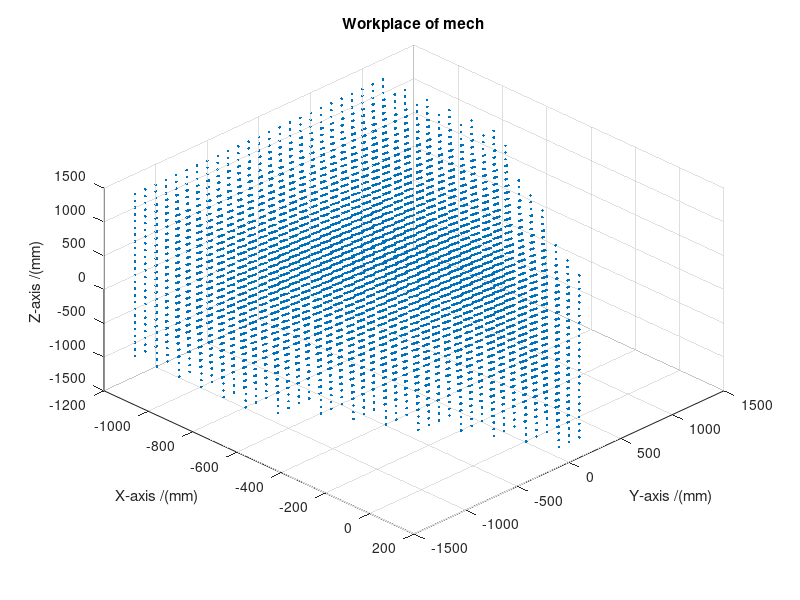

The MATLAB script that drew this image:
clc
clear;
%close all
tic
U=1200;
W=150;
L=250;
H=100;
i=1;
%---------------------------------平台基本尺寸（可以进行改动）---------------------------------
Col=zeros(8,20);
for x_now=-U:100:U
  for y_now=-U:100:U
      for z_now=-U:100:U


L1_point_x = - U;                                             
L1_point_y = - U;
L1_point_z = - U;
Point_1=[L1_point_x;L1_point_y;L1_point_z];

L2_point_x = - U;                
L2_point_y = U;
L2_point_z = - U;
Point_2=[L1_point_x;L2_point_y;L2_point_z];

L3_point_x = U;                                          
L3_point_y = U;
L3_point_z = - U;
Point_3=[L3_point_x;L3_point_y;L3_point_z];

L4_point_x = U;                                          
L4_point_y = - U;
L4_point_z = - U;
Point_4=[L4_point_x;L4_point_y;L4_point_z];

L5_point_x = - U;                                            
L5_point_y = - U;
L5_point_z = U;
Point_5=[L5_point_x;L5_point_y;L5_point_z];


L6_point_x = - U;                                 
L6_point_y = U;
L6_point_z = U;
Point_6=[L6_point_x;L6_point_y;L6_point_z];

L7_point_x = U;                                        
L7_point_y = U;
L7_point_z = U;
Point_7=[L7_point_x;L7_point_y;L7_point_z];

L8_point_x = U;                                      
L8_point_y = - U;
L8_point_z = U;
Point_8=[L8_point_x;L8_point_y;L8_point_z];


Roll_now_degree=0;
Pitch_now_degree=0;
Yaw_now_degree=0;

    P = [x_now;y_now;z_now];                                                       %动平台相对于静平台的实时位置
    
    TransM = [cosd(Pitch_now_degree) * cosd(Yaw_now_degree), sind(Roll_now_degree) * sind(Pitch_now_degree) * cosd(Yaw_now_degree) - cosd(Roll_now_degree) * sind(Yaw_now_degree), sind(Roll_now_degree) * sind(Yaw_now_degree) + cosd(Roll_now_degree) * sind(Pitch_now_degree) * cosd(Yaw_now_degree);cosd(Pitch_now_degree) * sind(Yaw_now_degree), cosd(Roll_now_degree) * cosd(Yaw_now_degree) + sind(Roll_now_degree) * sind(Pitch_now_degree) * sind(Yaw_now_degree), cosd(Roll_now_degree) * sind(Pitch_now_degree) * sind(Yaw_now_degree) - sind(Roll_now_degree) * cosd(Yaw_now_degree); - sind(Pitch_now_degree), sind(Roll_now_degree) * cosd(Pitch_now_degree), cosd(Roll_now_degree) * cosd(Pitch_now_degree)];
    %XYZ旋转矩阵
    %-----------------------------------------计算八个铰点的位置矢量----------------------------------
    
    
% load_1 = [ - 200; - 150; - 100];                                                   
% load_2 = [ - 200;150; - 100];  
% load_3 = [200;150; - 100];     
% load_4 = [200; - 150; - 100]; 
% load_5 = [ - 200; - 150;100];
% load_6 = [ - 200;150;100]; 
% load_7 = [200;150;100];        
% load_8 = [200; - 150;100];  
    
load_1 = [ - W; - L; - H];                                                   
load_2 = [ - W;L; - H];  
load_3 = [W;L; - H];     
load_4 = [W; - L; - H]; 
load_5 = [ - W; - L;H];
load_6 = [ - W;L;H]; 
load_7 = [W;L;H];        
load_8 = [W; - L;H];  


    now_1 = TransM * load_1 + P;
    x_1_1 = now_1(1, 1);
    y_1_1 = now_1(2, 1);
    z_1_1 = now_1(3, 1);
    

    now_2 = TransM * load_2 + P;
    x_2 = now_2(1, 1);
    y_2 = now_2(2, 1);
    z_2 = now_2(3, 1);
    

    now_3 = TransM * load_3 + P;
    x_3 = now_3(1, 1);
    y_3 = now_3(2, 1);
    z_3 = now_3(3, 1);
    

    now_4 = TransM * load_4 + P;
    x_4 = now_4(1, 1);
    y_4 = now_4(2, 1);
    z_4 = now_4(3, 1);
    

    now_5 = TransM * load_5 + P;
    x_5 = now_5(1, 1);
    y_5 = now_5(2, 1);
    z_5 = now_5(3, 1);
    

    now_6 = TransM * load_6 + P;
    x_6 = now_6(1, 1);
    y_6 = now_6(2, 1);
    z_6 = now_6(3, 1);
    

    now_7 = TransM * load_7 + P;
    x_7 = now_7(1, 1);
    y_7 = now_7(2, 1);
    z_7 = now_7(3, 1);
    

    now_8 = TransM * load_8 + P;
    x_8 = now_8(1, 1);
    y_8 = now_8(2, 1);
    z_8 = now_8(3, 1);
    
   
%=================================================
    
Line_One=Point_1-now_1;
Line_Two=Point_2-now_2;
Line_Thr= Point_3-now_3;
Line_Fou=Point_4-now_4;
Line_Fiv=  Point_5-now_5;
Line_Six= Point_6-now_6;
Line_Sev=Point_7-now_7;
Line_Eig= Point_8-now_8;
                                
    
Theta_1=atan2(Line_One(1),Line_One(2));
Theta_deg_1=Theta_1*180/pi;

Theta_2=atan2(Line_Two(1),Line_Two(2));
Theta_deg_2=Theta_2*180/pi;

Theta_3=atan2(Line_Thr(1),Line_Thr(2));
Theta_deg_3=Theta_3*180/pi;

Theta_4=atan2(Line_Fou(1),Line_Fou(2));
Theta_deg_4=Theta_4*180/pi;

Theta_5=atan2(Line_Fiv(1),Line_Fiv(2));
Theta_deg_5=Theta_5*180/pi;

Theta_6=atan2(Line_Six(1),Line_Six(2));
Theta_deg_6=Theta_6*180/pi;

Theta_7=atan2(Line_Sev(1),Line_Sev(2));
Theta_deg_7=Theta_7*180/pi;

Theta_8=atan2(Line_Eig(1),Line_Eig(2));
Theta_deg_8=Theta_8*180/pi;


if  Theta_deg_3>38.65 &&Theta_deg_4<180-(38.65)
Col(1,i)=x_now;
Col(2,i)=y_now;
Col(3,i)=z_now;
end

i=i+1;
      end
  end
end


     scatter3(Col(1,:),Col(2,:),Col(3,:),'.');
    view(45,45);
    xlabel('X-axis /(mm)');
    ylabel('Y-axis /(mm)');
    zlabel('Z-axis /(mm)');
    title('Workplace of mech');
grid on;
    

